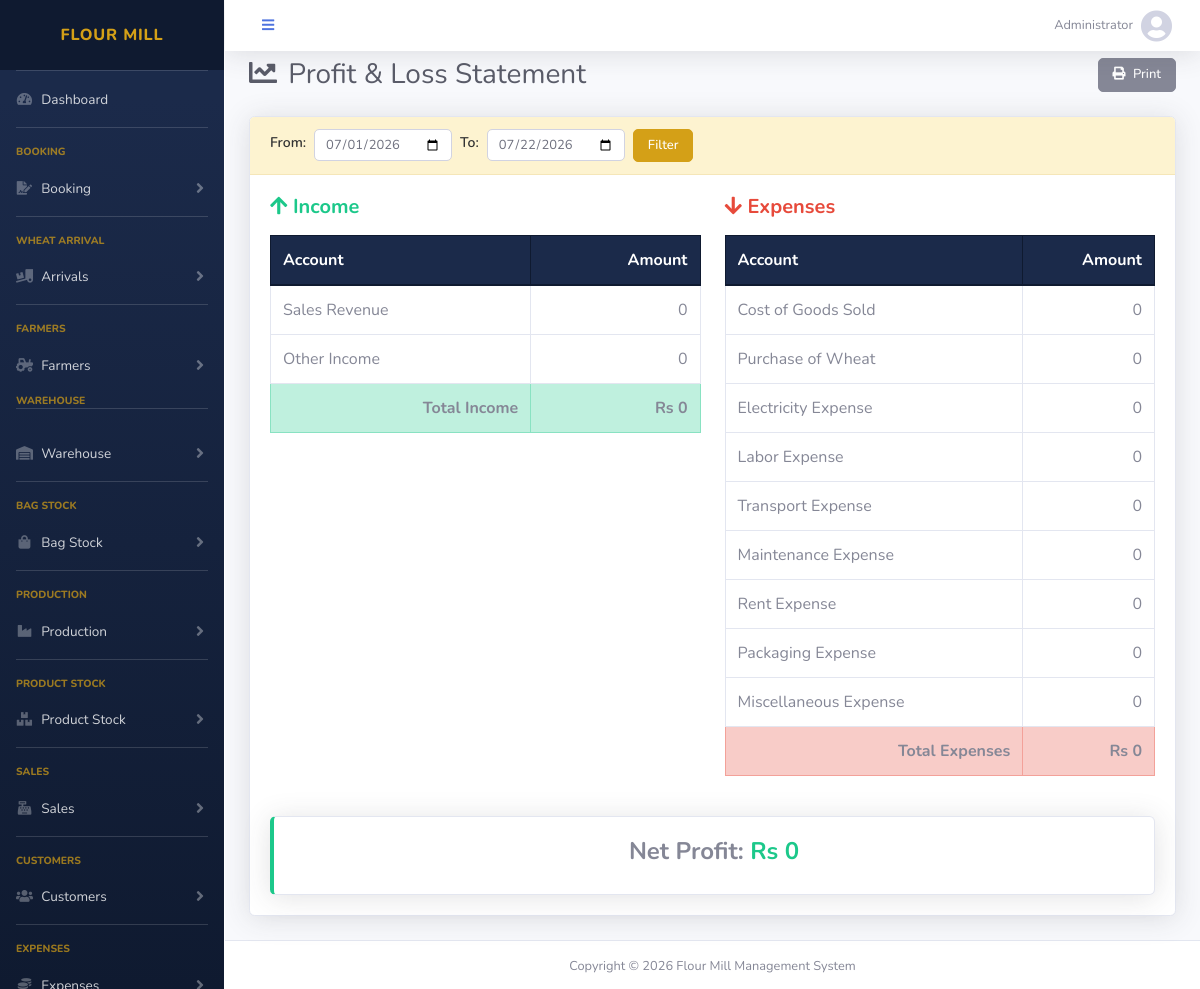
/modules/accounts/profit_loss.php (signed in), run on the app's committed database.
### tables this page shows
CREATE TABLE chart_of_accounts (
    id              INT AUTO_INCREMENT PRIMARY KEY,
    code            VARCHAR(20) NOT NULL UNIQUE,
    name            VARCHAR(150) NOT NULL,
    type            ENUM('asset','liability','equity','income','expense') NOT NULL,
    parent_id       INT DEFAULT NULL,
    opening_balance DECIMAL(12,2) DEFAULT 0.00,
    balance         DECIMAL(12,2) DEFAULT 0.00,
    status          ENUM('active','inactive') DEFAULT 'active',
    created_at      TIMESTAMP DEFAULT CURRENT_TIMESTAMP,
    FOREIGN KEY (parent_id) REFERENCES chart_of_accounts(id)
);

### includes/functions.php (called while the page is built, shortened)
<?php
function money($amount) {
    return number_format($amount, 0);
}

### modules/accounts/profit_loss.php (the view, shortened to what this page needs)
<?php
require_once '../../includes/db.php';
include '../../includes/header.php';
$from = $_GET['from'] ?? date('Y-m-01');
$to = $_GET['to'] ?? date('Y-m-d');
$incomes = $conn->query("SELECT id, code, name, balance FROM chart_of_accounts WHERE type='income' AND parent_id IS NOT NULL AND status='active' ORDER BY code");
$total_income = 0;
$expenses = $conn->query("SELECT id, code, name, balance FROM chart_of_accounts WHERE type='expense' AND parent_id IS NOT NULL AND status='active' ORDER BY code");
$total_expense = 0;
$income_journals = $conn->query("SELECT jei.account_id, COALESCE(SUM(jei.credit),0) as total FROM journal_entry_items jei JOIN journal_entries je ON jei.journal_id=je.id WHERE je.date BETWEEN '$from' AND '$to' AND jei.account_id IN (SELECT id FROM chart_of_accounts WHERE type='income') GROUP BY jei.account_id");
$income_map = []; while ($r = $income_journals->fetch_assoc()) $income_map[$r['account_id']] = $r['total'];
$expense_journals = $conn->query("SELECT jei.account_id, COALESCE(SUM(jei.debit),0) as total FROM journal_entry_items jei JOIN journal_entries je ON jei.journal_id=je.id WHERE je.date BETWEEN '$from' AND '$to' AND jei.account_id IN (SELECT id FROM chart_of_accounts WHERE type='expense') GROUP BY jei.account_id");
$expense_map = []; while ($r = $expense_journals->fetch_assoc()) $expense_map[$r['account_id']] = $r['total'];
?>
<div class="d-sm-flex align-items-center justify-content-between mb-4">
    <h1 class="h3 mb-0 text-gray-800"><i class="fas fa-chart-line mr-1"></i> Profit & Loss Statement</h1>
    <button class="btn btn-sm btn-secondary no-print" onclick="window.print()"><i class="fas fa-print mr-1"></i> Print</button>
</div>
<div class="card shadow mb-4">
    <div class="card-header">
        <form method="GET" class="form-inline">
            <label class="mr-2">From:</label>
            <input type="date" name="from" class="form-control form-control-sm mr-2" value="<?= $from ?>">
            <label class="mr-2">To:</label>
            <input type="date" name="to" class="form-control form-control-sm mr-2" value="<?= $to ?>">
            <button type="submit" class="btn btn-sm btn-primary">Filter</button>
        </form>
    </div>
    <div class="card-body">
        <div class="row">
            <div class="col-md-6">
                <h5 class="text-success font-weight-bold mb-3"><i class="fas fa-arrow-up"></i> Income</h5>
                <table class="table table-bordered">
                    <thead class="thead-dark"><tr><th>Account</th><th class="text-right">Amount</th></tr></thead>
                    <tbody>
                        <?php while ($inc = $incomes->fetch_assoc()):
                            $amt = $income_map[$inc['id']] ?? $inc['balance'];
                            $total_income += $amt;
                        ?>
                        <tr><td><?= htmlspecialchars($inc['name']) ?></td><td class="text-right"><?= money($amt) ?></td></tr>
                        <?php endwhile; ?>
                    </tbody>
                    <tfoot class="table-success">
                        <tr><th class="text-right">Total Income</th><th class="text-right">Rs <?= money($total_income) ?></th></tr>
                    </tfoot>
                </table>
            </div>
            <div class="col-md-6">
                <h5 class="text-danger font-weight-bold mb-3"><i class="fas fa-arrow-down"></i> Expenses</h5>
                <table class="table table-bordered">
                    <thead class="thead-dark"><tr><th>Account</th><th class="text-right">Amount</th></tr></thead>
                    <tbody>
                        <?php while ($exp = $expenses->fetch_assoc()):
                            $amt = $expense_map[$exp['id']] ?? $exp['balance'];
                            $total_expense += $amt;
                        ?>
                        <tr><td><?= htmlspecialchars($exp['name']) ?></td><td class="text-right"><?= money($amt) ?></td></tr>
                        <?php endwhile; ?>
                    </tbody>
                    <tfoot class="table-danger">
                        <tr><th class="text-right">Total Expenses</th><th class="text-right">Rs <?= money($total_expense) ?></th></tr>
                    </tfoot>
                </table>
            </div>
        </div>
        <div class="row mt-4">
            <div class="col-md-12">
                <div class="card border-left-<?= ($total_income - $total_expense) >= 0 ? 'success' : 'danger' ?> shadow">
                    <div class="card-body text-center">
                        <h4 class="font-weight-bold">
                            Net <?= ($total_income - $total_expense) >= 0 ? 'Profit' : 'Loss' ?>:
                            <span class="<?= ($total_income - $total_expense) >= 0 ? 'text-success' : 'text-danger' ?>">
                                Rs <?= money(abs($total_income - $total_expense)) ?>
                            </span>
                        </h4>
                    </div>
                </div>
            </div>
        </div>
    </div>
</div>
<?php include '../../includes/footer.php'; ?>

### includes/header.php (style rules this page uses)
:root { --navy: #1B2A4A; --navy-dark: #0F1A30; --gold: #D4A017; --gold-dark: #B8860B; --gold-light: #FDF3D0; }
.btn-primary { background-color: var(--gold) !important; border-color: var(--gold) !important; color: #fff !important; }
.card-header { background-color: var(--gold-light) !important; border-bottom: 1px solid #F5E6B8 !important; }
.table .thead-dark th { background-color: var(--navy) !important; border-color: var(--navy-dark) !important; }
.form-control { width: 100% !important; height: 42px !important; font-size: 14px !important; padding: 8px 14px !important; border-radius: 5px !important; border: 1px solid #d1d3e2 !important; box-sizing: border-box !important; }
.form-control-sm { height: 32px !important; font-size: 13px !important; padding: 4px 10px !important; width: auto !important; }
label { font-size: 14px !important; font-weight: 600 !important; margin-bottom: 5px !important; color: #333 !important; }
.btn { padding: 8px 20px !important; font-size: 14px !important; border-radius: 5px !important; font-weight: 500 !important; }
.btn-sm { padding: 6px 14px !important; font-size: 13px !important; }

### data on the page
chart_of_accounts: name "Sales Revenue", money($amt) "0"
chart_of_accounts: name "Other Income", money($amt) "0"
chart_of_accounts: name "Cost of Goods Sold", money($amt) "0"
chart_of_accounts: name "Purchase of Wheat", money($amt) "0"
chart_of_accounts: name "Electricity Expense", money($amt) "0"
chart_of_accounts: name "Labor Expense", money($amt) "0"
chart_of_accounts: name "Transport Expense", money($amt) "0"
chart_of_accounts: name "Maintenance Expense", money($amt) "0"
chart_of_accounts: name "Rent Expense", money($amt) "0"
chart_of_accounts: name "Packaging Expense", money($amt) "0"
chart_of_accounts: name "Miscellaneous Expense", money($amt) "0"

### other printed values
$_SESSION['full_name'] "Administrator"
money($total_income) "0"
money($total_expense) "0"
money(abs($total_income - $total_expense)) "0"
